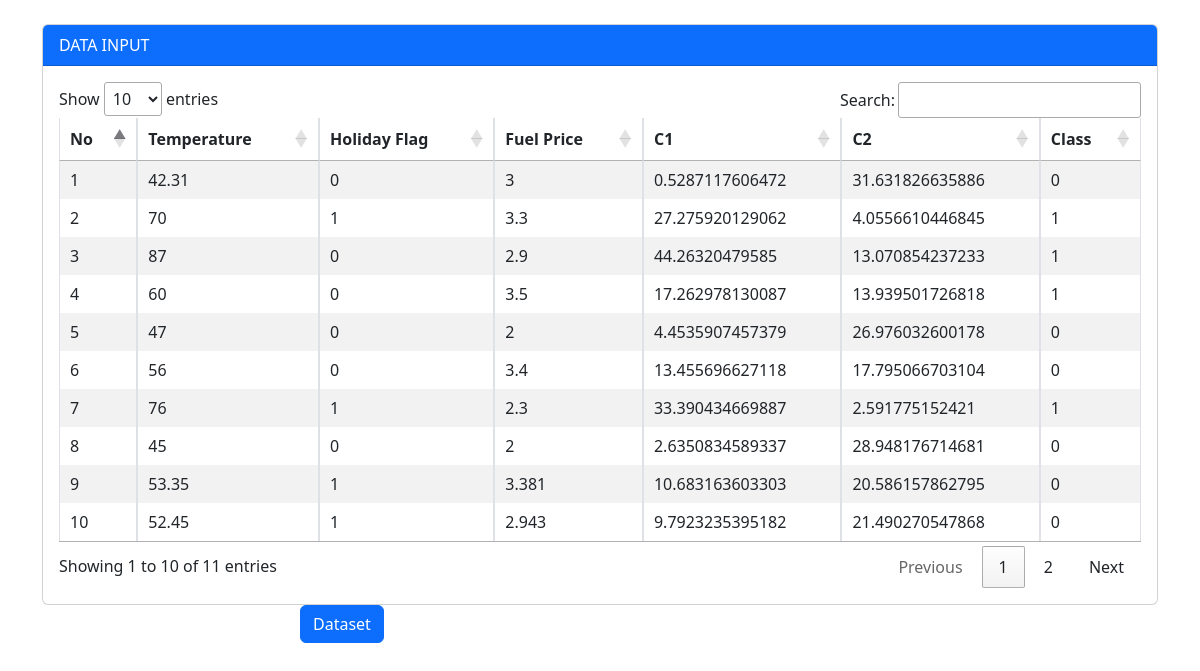
The page /Kmean/Tkmean.php on the database its author committed.
### tables this page shows
CREATE TABLE `data3` (
  `no` int(15) NOT NULL,
  `temperature` varchar(15) NOT NULL,
  `holiday_flag` tinyint(1) NOT NULL,
  `fuel_price` varchar(15) NOT NULL,
  `c1` varchar(15) NOT NULL,
  `c2` varchar(15) NOT NULL,
  `class` varchar(15) NOT NULL
);

### Kmean/Tkmean.php (the view, shortened to what this page needs)
<?php
$connect = mysqli_connect("localhost", "root", "", "statistika");
$result = mysqli_query($connect, "SELECT
    (SELECT AVG(temperature) FROM data WHERE class = 0) as avgC1,
    (SELECT AVG(holiday_flag) FROM data WHERE class = 0) as avgC2,
    (SELECT AVG(fuel_price) FROM data WHERE class = 0) as avgC3,
    (SELECT AVG(temperature) FROM data WHERE class = 1) as avgC4,
    (SELECT AVG(holiday_flag) FROM data WHERE class = 1) as avgC5,
    (SELECT AVG(fuel_price) FROM data WHERE class = 1) as avgC6");
$row = mysqli_fetch_assoc($result);
$avgC1 = $row['avgC1'];
$avgC2 = $row['avgC2'];
$avgC3 = $row['avgC3'];
$avgC4 = $row['avgC4'];
$avgC5 = $row['avgC5'];
$avgC6 = $row['avgC6'];
mysqli_query($connect, "UPDATE cluster SET
    center1 = $avgC1, center2 = $avgC2, center3 = $avgC3 WHERE class = 0");
mysqli_query($connect, "UPDATE cluster SET
    center1 = $avgC4, center2 = $avgC5, center3 = $avgC6 WHERE class = 1");
$temperature = $_GET['temperature'];
$holiday_flag = $_GET['holiday_flag'];
$fuel_price = $_GET['fuel_price'];
$jarak0 = sqrt(($temperature - $avgC1) ** 2 + ($holiday_flag - $avgC2) ** 2 + ($fuel_price - $avgC3) ** 2);
$jarak1 = sqrt(($temperature - $avgC4) ** 2 + ($holiday_flag - $avgC5) ** 2 + ($fuel_price - $avgC6) ** 2);
$minimum = min($jarak0, $jarak1);
    if ($minimum == $jarak0) {
        $out = 0;
    } else {
        $out = 1;
    }
mysqli_query($connect, "INSERT INTO data3 (temperature, holiday_flag, fuel_price, c1, c2, class) VALUES ($temperature, $holiday_flag, $fuel_price, $jarak0, $jarak1, $out)");
?>
<!DOCTYPE html>
<html lang="en">
<head>
    <link rel="stylesheet" href="https://cdn.datatables.net/1.11.4/css/jquery.dataTables.min.css">
    <link rel="stylesheet" href="../Asset/css1/bootstrap.css">
</head>
<body>
<div class="container pt-4">
    <div class="card">
        <div class="card-header text-bg-primary text-white">DATA INPUT</div>
        <div class="m-3">
            <table id="example" class="table table-bordered table-striped">
                <thead>
                    <tr>
                        <th>No</th>
                        <th>Temperature</th>
                        <th>Holiday Flag</th>
                        <th>Fuel Price</th>
                        <th>C1</th>
                        <th>C2</th>
                        <th>Class</th>
                    </tr>
                </thead>
                <tbody>
                    <?php
                    $no = 1;
                    $data = mysqli_query($connect, "SELECT * FROM data3");
                    while($row = mysqli_fetch_assoc($data)):
                    ?>
                    <tr>
                        <td><?= $no++ ?></td>
                        <td><?= $row['temperature'] ?></td>
                        <td><?= $row['holiday_flag'] ?></td>
                        <td><?= $row['fuel_price'] ?></td>
                        <td><?= $row['c1'] ?></td>
                        <td><?= $row['c2'] ?></td>
                        <td><?= $row['class'] ?></td>
                    </tr>
                    <?php endwhile; ?>
                </tbody>
            </table>
        </div>
    </div>
</div>
<div class="d-grid gap-2 col-6 mx-auto">
    <a href="Tampilan_Kmean.php"><input type="button" class="btn btn-primary" value="Dataset"/></a>
</div>
</body>
</html>

### rows shown on the page
data3: temperature "42.31", holiday_flag "0", fuel_price "3", c1 "0.5287117606472", c2 "31.631826635886", class "0"
data3: temperature "70", holiday_flag "1", fuel_price "3.3", c1 "27.275920129062", c2 "4.0556610446845", class "1"
data3: temperature "87", holiday_flag "0", fuel_price "2.9", c1 "44.26320479585", c2 "13.070854237233", class "1"
data3: temperature "60", holiday_flag "0", fuel_price "3.5", c1 "17.262978130087", c2 "13.939501726818", class "1"
data3: temperature "47", holiday_flag "0", fuel_price "2", c1 "4.4535907457379", c2 "26.976032600178", class "0"
data3: temperature "56", holiday_flag "0", fuel_price "3.4", c1 "13.455696627118", c2 "17.795066703104", class "0"
data3: temperature "76", holiday_flag "1", fuel_price "2.3", c1 "33.390434669887", c2 "2.591775152421", class "1"
data3: temperature "45", holiday_flag "0", fuel_price "2", c1 "2.6350834589337", c2 "28.948176714681", class "0"
data3: temperature "53.35", holiday_flag "1", fuel_price "3.381", c1 "10.683163603303", c2 "20.586157862795", class "0"
data3: temperature "52.45", holiday_flag "1", fuel_price "2.943", c1 "9.7923235395182", c2 "21.490270547868", class "0"
